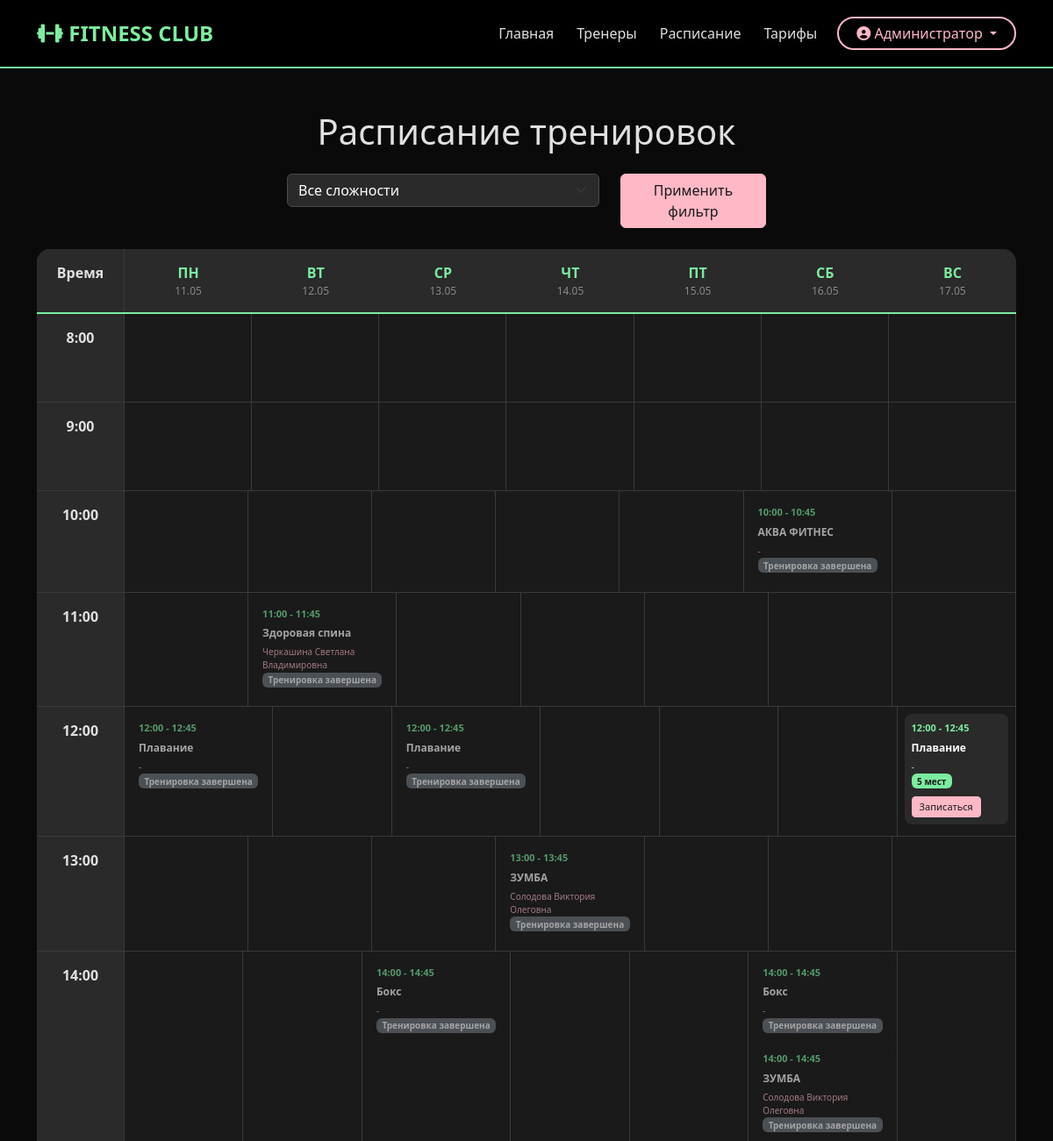
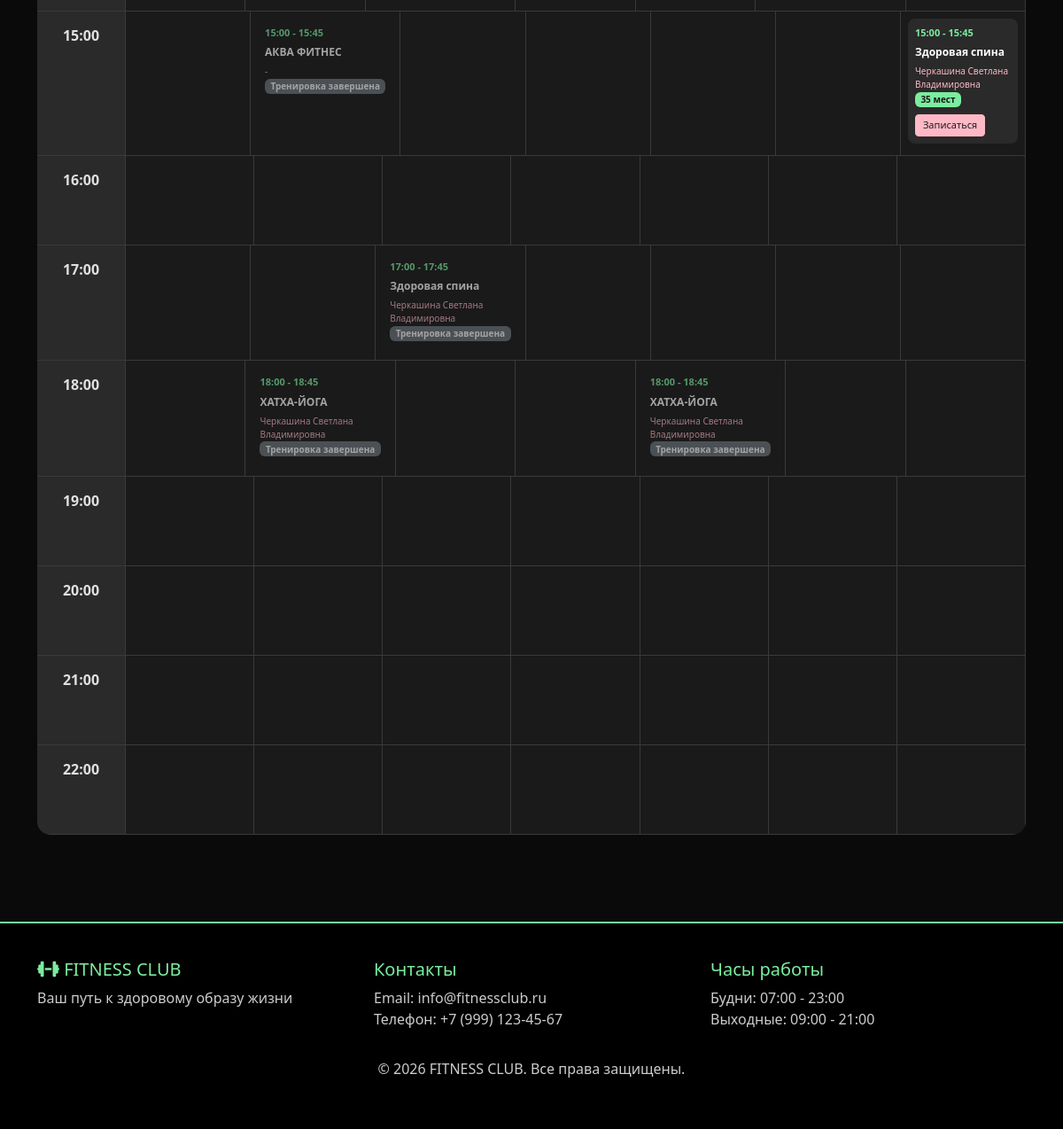
The page /schedule/ (signed in) on the database its author committed (2 pictures, top to bottom).
### users/models.py (models this page shows, shortened)
class User(AbstractUser):
    first_name = None
    last_name = None
    username = None
    full_name = models.CharField('ФИО', max_length=200)
    email = models.EmailField('Email', unique=True)
    phone = models.CharField('Телефон', max_length=12, blank=True, unique=True)
    birth_date = models.DateField('Дата рождения', null=True, blank=True)
    is_trainer = models.BooleanField('Тренер', default=False)
    tariff_name = models.CharField('Название тарифа', max_length=100, blank=True, null=True)
    tariff_price = models.DecimalField('Цена тарифа', max_digits=10, decimal_places=2, blank=True, null=True)
    tariff_duration = models.IntegerField('Длительность тарифа (дней)', blank=True, null=True)
    tariff_purchase_date = models.DateField('Дата покупки', auto_now_add=True, null=True)
    tariff_end_date = models.DateField('Дата окончания тарифа', blank=True, null=True)
    tariff_type = models.CharField(  'Тип тарифа',max_length=20,choices=[('day', 'Дневной (до 17:00)'), ('evening', 'Вечерний (после 17:00)'), ('unlimited', 'Безлимитный')],blank=True,null=True)
    tariff_has_personal = models.BooleanField('Доступ к персональным тренировкам', default=False)
    USERNAME_FIELD = 'email'
    REQUIRED_FIELDS = ['full_name']
    def has_active_tariff(self):
        if self.tariff_end_date:
            return self.tariff_end_date >= date.today()
        return False
    class Meta:
        verbose_name = 'Пользователь'
        verbose_name_plural = 'Пользователи'

### main/models.py (models this page shows, shortened)
class Schedule(models.Model):
    STATUS_CHOICES = [ ('active', 'Активна'),('cancelled', 'Отменена'),]
    workout = models.ForeignKey(Workout, on_delete=models.CASCADE, verbose_name='Тренировка')
    date = models.DateField('Дата')
    start_time = models.TimeField('Время начала')
    status = models.CharField('Статус', max_length=20, choices=STATUS_CHOICES)
    booked_places = models.IntegerField('Записано человек', default=0)
    @property
    def end_time(self):
        start = datetime.combine(self.date, self.start_time)
        end = start + timedelta(minutes=self.workout.duration_minutes)
        return end.time()
    @property
    def available_places(self):
        return self.workout.max_participants - self.booked_places
    class Meta:
        verbose_name = 'Расписание'
        verbose_name_plural = 'Расписания'

class Workout(models.Model):
    DIFFICULTY_CHOICES = [('beginner', 'Начинающий'),('intermediate', 'Средний'),('advanced', 'Продвинутый'),]
    name = models.CharField('Название', max_length=50, unique=True)
    description = models.TextField('Описание')
    duration_minutes = models.IntegerField('Длительность (мин)')
    difficulty = models.CharField('Сложность', max_length=20 , choices=DIFFICULTY_CHOICES)
    goals = models.CharField('Цели', max_length=100)
    max_participants = models.IntegerField('Макс. участников', default=20)
    trainer = models.ForeignKey('users.User', on_delete=models.SET_NULL, null=True, verbose_name='Тренер', limit_choices_to={'is_trainer': True})
    image = models.ImageField('Изображение', upload_to='workouts/')
    class Meta:
        verbose_name = 'Тренировка'
        verbose_name_plural = 'Тренировки'

### main/views.py (the view)
# urls.py: path('schedule/', views.schedule_list, name='schedule_list'),
def schedule_list(request):
    from django.utils import timezone
    from datetime import datetime, timedelta
    selected_difficulty = request.GET.get('difficulty')
    schedules = Schedule.objects.filter(status='active').select_related('workout', 'workout__trainer')
    if selected_difficulty:
        schedules = schedules.filter(workout__difficulty=selected_difficulty)
        logger.info(
            f'Пользователь {request.user.full_name if request.user.is_authenticated else "Гость"} отфильтровал расписание по сложности: {selected_difficulty}')
    today = timezone.now().date()
    now = timezone.now()
    start_of_week = today - timedelta(days=today.weekday())
    week_days = []
    for i in range(7):
        day = start_of_week + timedelta(days=i)
        week_days.append({
            'name': ['ПН', 'ВТ', 'СР', 'ЧТ', 'ПТ', 'СБ', 'ВС'][i],
            'date': day,
        })
    schedules = schedules.filter(date__gte=start_of_week, date__lt=start_of_week + timedelta(days=7))
    schedules = schedules.order_by('date', 'start_time')
    for schedule in schedules:
        workout_datetime = datetime.combine(schedule.date, schedule.start_time)
        if timezone.is_naive(workout_datetime):
            workout_datetime = timezone.make_aware(workout_datetime)
        workout_end_datetime = workout_datetime + timedelta(minutes=schedule.workout.duration_minutes)
        if workout_end_datetime < now:
            schedule.status_display = 'completed'  # Завершена (нельзя записаться)
        elif workout_datetime < now:
            schedule.status_display = 'in_progress'  # Идет сейчас (нельзя записаться)
        else:
            schedule.status_display = 'available'  # Доступна (можно записаться)
        if schedule.date < today:
            schedule.debug_date = f"Дата {schedule.date} раньше {today}"
        else:
            schedule.debug_date = f"Дата {schedule.date} не раньше {today}"
        schedule.is_past = workout_datetime < now
        schedule.is_completed = workout_end_datetime < now
    time_slots = list(range(8, 23))
    context = {
        'schedules': schedules,
        'week_days': week_days,
        'time_slots': time_slots,
        'selected_difficulty': selected_difficulty,
        'difficulty_choices': Workout.DIFFICULTY_CHOICES,
        'today': today,
        'now': now,
    }
    return render(request, 'schedule_list.html', context)

### main/templates/schedule_list.html (shortened to what this page needs)
{% extends 'base.html' %}
{% load static %}
{% block content %}
<div class="container py-5">
    <h1 class="text-center mb-4">Расписание тренировок</h1>
    <form method="get" class="row mb-4 justify-content-center" id="filterForm">
        <div class="col-md-4">
            <select name="difficulty" class="form-select">
                <option value="">Все сложности</option>
            </select>
        </div>
        <div class="col-md-2">
            <button type="submit" class="btn btn-primary w-100">Применить фильтр</button>
        </div>
    </form>
    <div class="schedule-grid">
        <div class="grid-header">
            <div class="time-column">Время</div>
            {% for day in week_days %}
                <div class="day-column">
                    <div class="day-name">{{ day.name }}</div>
                    <div class="day-date">{{ day.date|date:"d.m" }}</div>
                </div>
            {% endfor %}
        </div>
        {% for hour in time_slots %}
            <div class="grid-row">
                <div class="time-column">{{ hour }}:00</div>
                {% for day in week_days %}
                    <div class="workout-cell">
                        {% for schedule in schedules %}
                            {% if schedule.start_time|date:"H" == hour|stringformat:"d" and schedule.date|date:"Y-m-d" == day.date|date:"Y-m-d" %}
                                <div class="workout-card" data-status="{{ schedule.status_display }}">
                                    <div class="workout-time">{{ schedule.start_time|time:"H:i" }} - {{ schedule.end_time|time:"H:i" }}</div>
                                    <a href="{% url 'main:workout_detail' schedule.workout.pk %}" class="workout-name-link">
                                        <div class="workout-name">{{ schedule.workout.name }}</div>
                                    </a>
                                    <div class="workout-trainer">{{ schedule.workout.trainer.full_name|default:"-" }}</div>
                                    <div class="workout-places">
                                        {% if schedule.status_display == 'completed' %}
                                            <span class="badge bg-secondary">Тренировка завершена</span>
                                        {% elif schedule.status_display == 'in_progress' %}
                                            <span class="badge bg-warning text-dark">Идет сейчас</span>
                                        {% else %}
                                            {% if schedule.available_places > 0 %}
                                                <span class="badge bg-success">{{ schedule.available_places }} мест</span>
                                                {% if user.is_authenticated %}
                                                    {% if user.has_active_tariff %}
                                                        <a href="{% url 'main:book_workout' schedule.id %}" class="btn btn-sm btn-primary mt-2">Записаться</a>
                                                    {% else %}
                                                        <a href="{% url 'main:tariff_list' %}" class="btn btn-sm btn-warning mt-2">Нужен тариф</a>
                                                    {% endif %}
                                                {% else %}
                                                    <a href="{% url 'users:login' %}" class="btn btn-sm btn-secondary mt-2">Войдите</a>
                                                {% endif %}
                                            {% else %}
                                                <span class="badge bg-danger">Мест нет</span>
                                            {% endif %}
                                        {% endif %}
                                    </div>
                                </div>
                            {% endif %}
                        {% endfor %}
                    </div>
                {% endfor %}
            </div>
        {% endfor %}
    </div>
</div>
{% endblock %}

### main/templates/base.html (shortened to what this page needs)
<!DOCTYPE html>
<html lang="ru">
<head>
    <link href="https://cdn.jsdelivr.net/npm/bootstrap@5.3.0/dist/css/bootstrap.min.css" rel="stylesheet">
    <link rel="stylesheet" href="https://cdnjs.cloudflare.com/ajax/libs/font-awesome/6.4.0/css/all.min.css">
</head>
<body>
    <nav class="navbar navbar-expand-lg navbar-dark bg-dark">
        <div class="container">
            <a class="navbar-brand" href="{% url 'main:home' %}">
                <i class="fas fa-dumbbell"></i> FITNESS CLUB
            </a>
            <div class="collapse navbar-collapse" id="navbarNav">
                <ul class="navbar-nav ms-auto">
                    <li class="nav-item">
                        <a class="nav-link" href="{% url 'main:home' %}">Главная</a>
                    </li>
                    <li class="nav-item">
                        <a class="nav-link" href="{% url 'main:trainer_list' %}">Тренеры</a>
                    </li>
                    <li class="nav-item">
                        <a class="nav-link" href="{% url 'main:schedule_list' %}">Расписание</a>
                    </li>
                    <li class="nav-item">
                        <a class="nav-link" href="{% url 'main:tariff_list' %}">Тарифы</a>
                    </li>
                </ul>
                <div class="d-flex">
                    {% if user.is_authenticated %}
    <div class="dropdown">
        <button class="btn btn-profile dropdown-toggle" type="button" data-bs-toggle="dropdown">
    <i class="fas fa-user-circle"></i> {{ user.full_name }}
</button>
    </div>
                    {% endif %}
                </div>
            </div>
        </div>
    </nav>
    <main>
        {% block content %}
        {% endblock %}
    </main>
    <footer class="footer">
        <div class="container">
            <div class="row">
                <div class="col-md-4">
                    <h5><i class="fas fa-dumbbell"></i> FITNESS CLUB</h5>
                    <p>Ваш путь к здоровому образу жизни</p>
                </div>
                <div class="col-md-4">
                    <h5>Контакты</h5>
                    <p>Email: info@fitnessclub.ru<br>Телефон: +7 (999) 123-45-67</p>
                </div>
                <div class="col-md-4">
                    <h5>Часы работы</h5>
                    <p>Будни: 07:00 - 23:00<br>Выходные: 09:00 - 21:00</p>
                </div>
            </div>
            <div class="text-center mt-3">
                <p>&copy; 2026 FITNESS CLUB. Все права защищены.</p>
            </div>
        </div>
    </footer>
</body>
</html>

### main/templates/base.html (style rules this page uses)
body { background-color: #0a0a0a; color: #e0e0e0; }
.navbar { background-color: #000000 !important; border-bottom: 2px solid #7bed9f; padding: 15px 0; }
.navbar-dark .navbar-nav .nav-link { color: #e0e0e0 !important; transition: color 0.3s ease; font-weight: 500; margin: 0 5px; }
.navbar-brand { color: #7bed9f !important; font-weight: bold; font-size: 1.5rem; }
.btn-profile { background-color: transparent; border: 2px solid #ffb8c6; color: #ffb8c6 !important; border-radius: 25px; padding: 5px 20px; margin-left: 10px; transition: all 0.3s ease; }
.btn-primary { background-color: #ffb8c6; border-color: #ffb8c6; color: #1a1a1a; transition: all 0.3s ease; }
.footer { background-color: #000000; color: #888888; padding: 40px 0; margin-top: 50px; border-top: 2px solid #7bed9f; }
.footer h5 { color: #7bed9f; }
.form-control, .form-select { background-color: #2a2a2a; border-color: #3a3a3a; color: #e0e0e0; }
.badge.bg-success { background-color: #7bed9f !important; color: #1a1a1a; }
a { color: #ffb8c6; text-decoration: none; }
.schedule-grid { overflow-x: auto; }
.workout-card { transition: transform 0.2s; }
.badge { font-size: 10px; }
.footer p, .footer .text-muted { color: #cccccc !important; }
input, textarea, select, .form-control, .form-select { background-color: #2a2a2a !important; border-color: #4a4a4a !important; color: #ffffff !important; }
.btn-primary { background-color: #ffb8c6 !important; border-color: #ffb8c6 !important; color: #1a1a1a !important; }

### main/templates/schedule_list.html (style rules this page uses)
.schedule-grid { background: #1a1a1a; border-radius: 15px; overflow-x: auto; }
.grid-header { display: grid; grid-template-columns: 100px repeat(7, 1fr); background: #2a2a2a; border-bottom: 2px solid #7bed9f; }
.time-column { padding: 15px; font-weight: bold; text-align: center; border-right: 1px solid #3a3a3a; background: #2a2a2a; }
.day-column { padding: 15px; text-align: center; }
.day-name { font-weight: bold; color: #7bed9f; }
.day-date { font-size: 12px; color: #888; }
.grid-row { display: grid; grid-template-columns: 100px repeat(7, 1fr); border-bottom: 1px solid #3a3a3a; }
.workout-cell { min-height: 100px; padding: 8px; border-right: 1px solid #3a3a3a; vertical-align: top; }
.workout-card { background: #2a2a2a; border-radius: 8px; padding: 8px; margin-bottom: 5px; font-size: 12px; transition: transform 0.2s; }
.workout-card[data-status="completed"] { opacity: 0.6; background: #1a1a1a; }
.workout-time { color: #7bed9f; font-weight: bold; font-size: 11px; }
.workout-name-link { text-decoration: none; }
.workout-name { font-weight: bold; margin: 5px 0; color: #fff; transition: color 0.2s; }
.workout-trainer { color: #ffb8c6; font-size: 10px; }
.btn-sm { font-size: 11px; padding: 3px 8px; }

### rows shown on the page
User: full_name "Администратор"
Schedule: start_time "10:00", end_time "10:45", workout.name "АКВА ФИТНЕС", workout.trainer.full_name "-", shows "Тренировка завершена"
Schedule: start_time "11:00", end_time "11:45", workout.name "Здоровая спина", workout.trainer.full_name "Черкашина Светлана Владимировна", shows "Тренировка завершена"
Schedule: start_time "12:00", end_time "12:45", workout.name "Плавание", workout.trainer.full_name "-", shows "Тренировка завершена"
Schedule: start_time "12:00", end_time "12:45", workout.name "Плавание", workout.trainer.full_name "-", shows "Тренировка завершена"
Schedule: start_time "12:00", end_time "12:45", workout.name "Плавание", workout.trainer.full_name "-", available_places "5", shows "Записаться"
Schedule: start_time "13:00", end_time "13:45", workout.name "ЗУМБА", workout.trainer.full_name "Солодова Виктория Олеговна", shows "Тренировка завершена"
Schedule: start_time "14:00", end_time "14:45", workout.name "Бокс", workout.trainer.full_name "-", shows "Тренировка завершена"
Schedule: start_time "14:00", end_time "14:45", workout.name "Бокс", workout.trainer.full_name "-", shows "Тренировка завершена"
Schedule: start_time "14:00", end_time "14:45", workout.name "ЗУМБА", workout.trainer.full_name "Солодова Виктория Олеговна", shows "Тренировка завершена"
Schedule: start_time "15:00", end_time "15:45", workout.name "АКВА ФИТНЕС", workout.trainer.full_name "-", shows "Тренировка завершена"
Schedule: start_time "15:00", end_time "15:45", workout.name "Здоровая спина", workout.trainer.full_name "Черкашина Светлана Владимировна", available_places "35", shows "Записаться"
Schedule: start_time "17:00", end_time "17:45", workout.name "Здоровая спина", workout.trainer.full_name "Черкашина Светлана Владимировна", shows "Тренировка завершена"
Schedule: start_time "18:00", end_time "18:45", workout.name "ХАТХА-ЙОГА", workout.trainer.full_name "Черкашина Светлана Владимировна", shows "Тренировка завершена"
Schedule: start_time "18:00", end_time "18:45", workout.name "ХАТХА-ЙОГА", workout.trainer.full_name "Черкашина Светлана Владимировна", shows "Тренировка завершена"

### other values the page prints
{{ day.name }} "ПН" "ВТ" "СР" "ЧТ" "ПТ" "СБ" "ВС"
{{ day.date|date:"d.m" }} "11.05" "12.05" "13.05" "14.05" "15.05" "16.05" "17.05"
{{ hour }} "8" "9" "10" "11" "12" "13" "14" "15" "16" "17" "18" "19" "20" "21" "22"
